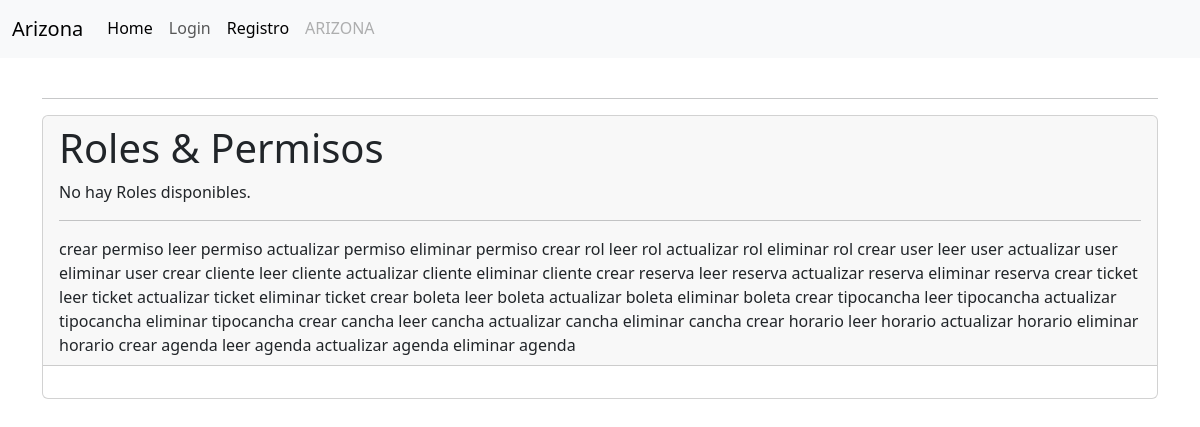
The app's page /account/permisos/ with its own data.
### accounts/models.py (models this page shows, shortened)
class Permiso(models.Model):
    CLASES_CHOICES = [
        ('Permiso', 'Permiso'),
        ('Rol', 'Rol'),
        ('User', 'User'),
        ('Cliente', 'Cliente'),
        ('Reserva', 'Reserva'),
        ('Ticket', 'Ticket'),
        ('Boleta', 'Boleta'),
        ('TipoCancha', 'TipoCancha'),
        ('Cancha', 'Cancha'),
        ('Horario', 'Horario'),
        ('Agenda', 'Agenda'),
    ]
    clase = models.CharField(max_length=15, choices=CLASES_CHOICES)
    nombre = models.CharField(max_length=50)
    class Meta:
        unique_together = ('clase', 'nombre')

### accounts/roles_permisos.py (the view)
# urls.py: path('permisos/', roles_permisos.permisos_list, name='permisos_list'),
def permisos_list(request):
    permiso = Permiso.objects.all()
    context = {'permiso': permiso}
    return render(request, 'roles/roles_permisos.html', context)

### accounts/templates/roles/roles_permisos.html (shortened to what this page needs)
{% extends "layout.html" %}
{% load static %}
{% load humanize %}
{% block container %}
<div class="container">
  <br>
  <hr>
  <div class="card">
    <div class="card-header">
      <h1 class="card-title">Roles & Permisos</h1>
        {% for roles in rol %}
        {{ roles.nombre }}
        {% empty %}
          <tr>
            <td colspan="6">No hay Roles disponibles.</td>
          </tr>
        {% endfor %}
        <hr>
        {% for permisos in permiso %}
        {{ permisos.nombre }}
        {% empty %}
          <tr>
            <td colspan="6">No hay Roles disponibles.</td>
          </tr>
        {% endfor %}
    </div>
    <div class="card-body">
    </div>
  </div>
</div>
{% endblock %}

### records on screen
Permiso: nombre "crear permiso"
Permiso: nombre "leer permiso"
Permiso: nombre "actualizar permiso"
Permiso: nombre "eliminar permiso"
Permiso: nombre "crear rol"
Permiso: nombre "leer rol"
Permiso: nombre "actualizar rol"
Permiso: nombre "eliminar rol"
Permiso: nombre "crear user"
Permiso: nombre "leer user"
Permiso: nombre "actualizar user"
Permiso: nombre "eliminar user"
Permiso: nombre "crear cliente"
Permiso: nombre "leer cliente"
Permiso: nombre "actualizar cliente"
Permiso: nombre "eliminar cliente"
Permiso: nombre "crear reserva"
Permiso: nombre "leer reserva"
Permiso: nombre "actualizar reserva"
Permiso: nombre "eliminar reserva"
Permiso: nombre "crear ticket"
Permiso: nombre "leer ticket"
Permiso: nombre "actualizar ticket"
Permiso: nombre "eliminar ticket"
Permiso: nombre "crear boleta"
Permiso: nombre "leer boleta"
Permiso: nombre "actualizar boleta"
Permiso: nombre "eliminar boleta"
Permiso: nombre "crear tipocancha"
Permiso: nombre "leer tipocancha"
Permiso: nombre "actualizar tipocancha"
Permiso: nombre "eliminar tipocancha"
Permiso: nombre "crear cancha"
Permiso: nombre "leer cancha"
Permiso: nombre "actualizar cancha"
Permiso: nombre "eliminar cancha"
Permiso: nombre "crear horario"
Permiso: nombre "leer horario"
Permiso: nombre "actualizar horario"
Permiso: nombre "eliminar horario"
Permiso: nombre "crear agenda"
Permiso: nombre "leer agenda"
Permiso: nombre "actualizar agenda"
Permiso: nombre "eliminar agenda"
